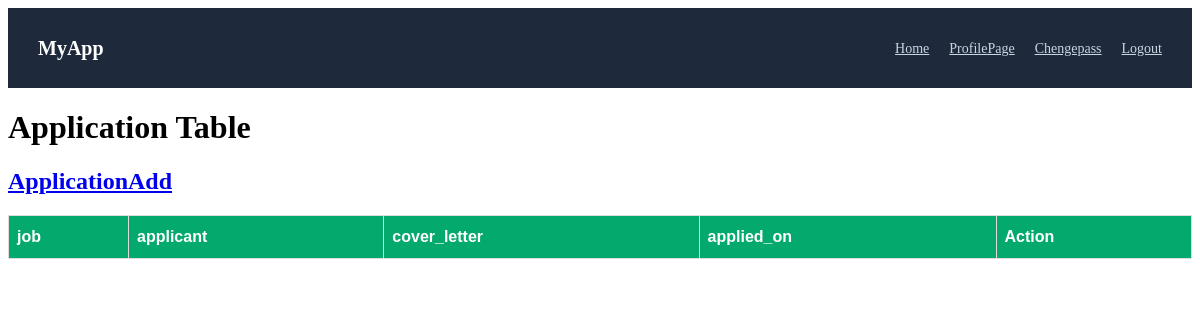
Before: /Applicationlist/ with the older database file.
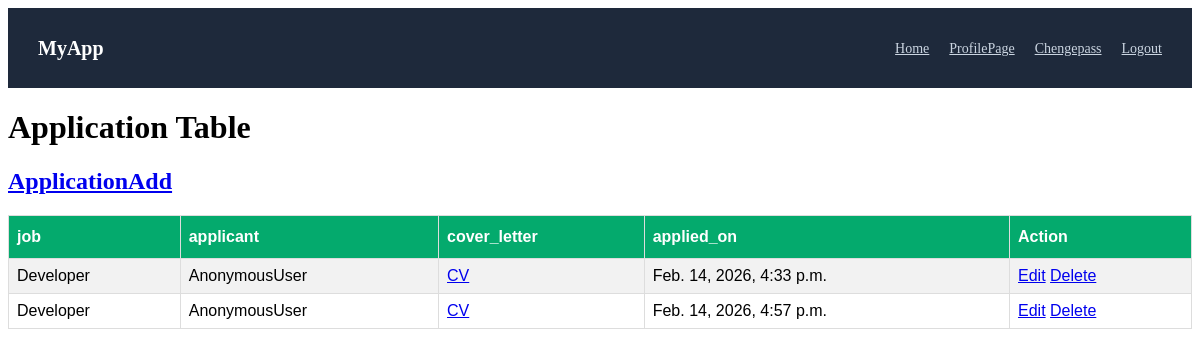
After: the same page with the newer database file.
### myapp/models.py (models this page shows, shortened)
class ApplicationModel(models.Model):
    job=models.ForeignKey(JobModel,on_delete=models.CASCADE,null=True)
    applicant=models.ForeignKey(UserModel,on_delete=models.CASCADE,null=True)
    cover_letter=models.FileField(upload_to='file/',null=True)
    applied_on=models.DateTimeField(auto_now_add=True)

class JobModel(models.Model):
    titel=models.CharField(max_length=100,null=True)
    company_name=models.CharField(max_length=100,null=True)
    description=models.TextField(null=True)
    salary=models.IntegerField(null=True)
    location=models.CharField(max_length=200,null=True)
    posted_by=models.ForeignKey(UserModel,on_delete=models.CASCADE,null=True)
    created_at=models.DateField(auto_now_add=True)

### myapp/views.py (the view)
# urls.py: path('Applicationlist/',Applicationlist,name='Applicationlist'),
def Applicationlist(r):
    A_data=ApplicationModel.objects.all()
    context={
        'A_data': A_data
    }
    return render (r,'Applicationlist.html',context)

### myapp/templates/Applicationlist.html (shortened to what this page needs)
{% extends 'home.html' %}
{% block body %}
    <!DOCTYPE html>
<html>
<head>
</head>
<body>
<h1>Application Table</h1>
<h2><a href="{% url 'ApplicationAdd' %}">ApplicationAdd</a></h2>
<table>
  <tr>
    <th>job</th>
    <th>applicant</th>
    <th>cover_letter</th>
    <th>applied_on</th>
    <th>Action</th>
  </tr>
  {% for i in A_data %}
    <tr>
        <td>{{i.job.titel}}</td>
        <td>{{request.user}}</td>
        <td>
            {% if i.cover_letter %}
                <a href="{{i.cover_letter.url}}">CV</a>
            {% endif %}
        </td>
        <td>{{i.applied_on}}</td>
        <td>
            <a href="{% url 'ApplicationEdit' i.id %}">Edit</a>
            <a href="{% url 'ApplicationDelete' i.id %}">Delete</a>
        </td>
    </tr>
  {% endfor %}
</table>
</body>
</html>
{% endblock body %}

### myapp/templates/home.html (shortened to what this page needs)
<!DOCTYPE html>
<html lang="en">
<head>
</head>
{% include 'nav.html' %}
{% block body %}{% endblock body %}

### myapp/templates/nav.html (shortened to what this page needs)
    <nav class="navbar">
        <div class="logo">MyApp</div>
        <ul>
            <li><a href="{% url 'home' %}">Home</a></li>
            <li><a href="{% url 'Profilelist' %}">ProfilePage</a></li>
            <li><a href="{% url 'Chengepass' %}">Chengepass</a></li>
            <li><a href="{% url 'signout' %}">Logout</a></li>
        </ul>
    </nav>
    <div class="container">

### myapp/templates/home.html (style rules this page uses)
.navbar { background: #1e293b; color: #fff; padding: 15px 30px; display: flex; justify-content: space-between; align-items: center; }
.navbar .logo { font-size: 20px; font-weight: bold; }
.navbar ul { list-style: none; display: flex; gap: 20px; }
.navbar ul li a { color: #cbd5e1; font-size: 14px; }

### myapp/templates/Applicationlist.html (style rules this page uses)
table { font-family: Arial, Helvetica, sans-serif; border-collapse: collapse; width: 100%; }
td, th { border: 1px solid #ddd; padding: 8px; }
tr:nth-child(even) { background-color: #f2f2f2; }
th { padding-top: 12px; padding-bottom: 12px; text-align: left; background-color: #04AA6D; color: white; }

Changed rows visible on the page:
added ApplicationModel: job.titel "Developer", user "AnonymousUser", applied_on "Feb. 14, 2026, 4:33 p.m."
added ApplicationModel: job.titel "Developer", user "AnonymousUser", applied_on "Feb. 14, 2026, 4:57 p.m."
